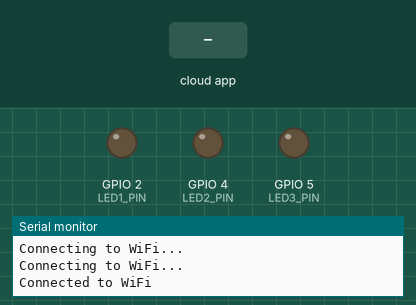
Recording of a sketch running on a simulated ESP32. Shown: output pins drawn as LEDs (lit = HIGH), the last lines printed to the serial monitor. The test bench sets the inputs (shaded band). WiFi joins after 1.5 s; servers stay silent unless stated.

Above: at 3.2 s.
3.3 s: the phone or cloud app sets 67d1d0bdbce795b1eeb8678b to 1
At 4.5 s:
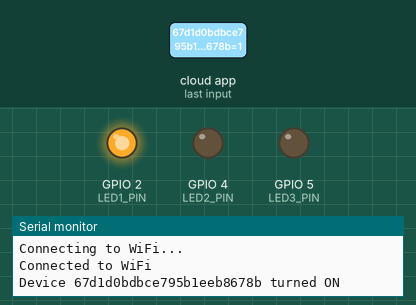
4.8 s: the phone or cloud app sets 67cdaf99bce795b1eeb516fe to 1
At 5.7 s:
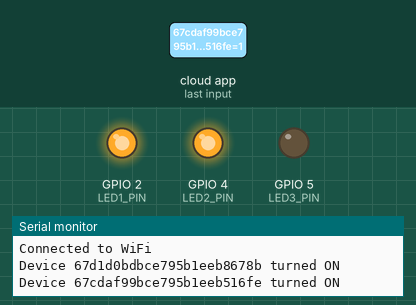
6.3 s: the phone or cloud app sets 67d1d00dbce795b1eeb8664d to 1
At 6.9 s:
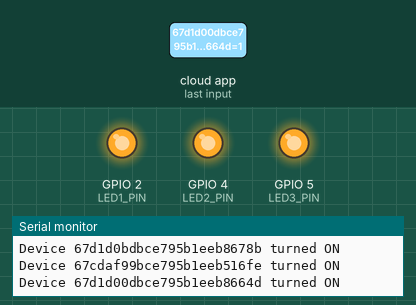
7.8 s: the phone or cloud app sets 67d1d0bdbce795b1eeb8678b to 0
At 9.0 s:
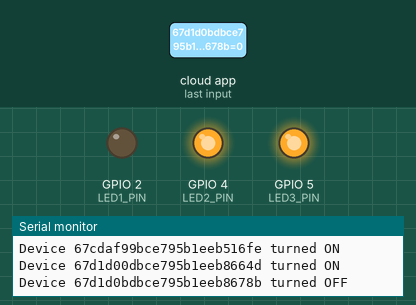
9.3 s: the phone or cloud app sets 67cdaf99bce795b1eeb516fe to 0
At 10.3 s:
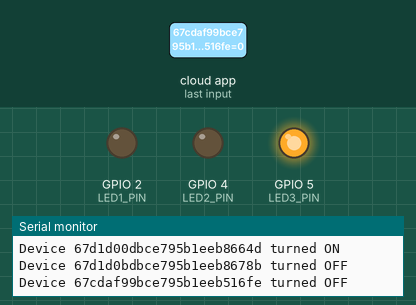
10.8 s: the phone or cloud app sets 67d1d0bdbce795b1eeb8678b to 1
At 11.5 s:
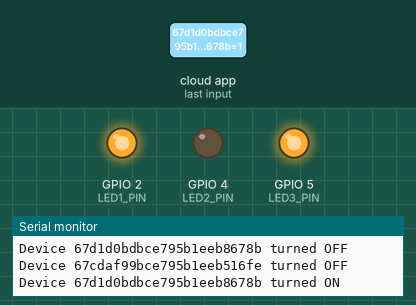
Timing chart, 0 to 13.3 s (numbered marks = the images above; inputs shaded):
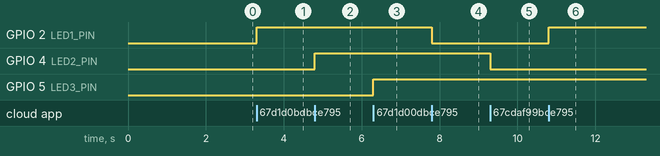

The sketch:

Sinric3Devices.ino
```cpp
#include <WiFi.h>  // Use <ESP8266WiFi.h> for ESP8266
#include <SinricPro.h>
#include <SinricProSwitch.h>

#define WIFI_SSID     "IOT"
#define WIFI_PASS     "12345678"
#define APP_KEY       "67af8ef0-e34f-427e-90d4-36175963b50e"
#define APP_SECRET    "626a9cea-cc1f-4ad3-8dbb-a3d15ff2c021-b843b0cb-394c-4e12-b037-bd33ba0ae4b2"

#define DEVICE_ID_1   "67d1d0bdbce795b1eeb8678b"  // Device ID for LED1
#define DEVICE_ID_2   "67cdaf99bce795b1eeb516fe"  // Device ID for LED2
#define DEVICE_ID_3   "67d1d00dbce795b1eeb8664d"  // Device ID for LED3

#define LED1_PIN 2   // GPIO2 (D2) - LED 1
#define LED2_PIN 4   // GPIO4 (D4) - LED 2
#define LED3_PIN 5   // GPIO5 (D5) - LED 3

bool onPowerState(String deviceId, bool state) {
    Serial.print("Device ");
    Serial.print(deviceId);
    Serial.print(" turned ");
    Serial.println(state ? "ON" : "OFF");

    if (deviceId == DEVICE_ID_1) {
        digitalWrite(LED1_PIN, state ? HIGH : LOW);  // Control LED1
    }
    else if (deviceId == DEVICE_ID_2) {
        digitalWrite(LED2_PIN, state ? HIGH : LOW);  // Control LED2
    }
    else if (deviceId == DEVICE_ID_3) {
        digitalWrite(LED3_PIN, state ? HIGH : LOW);  // Control LED3
    }

    return true;
}

void setup() {
    Serial.begin(115200);
    pinMode(LED1_PIN, OUTPUT);
    pinMode(LED2_PIN, OUTPUT);
    pinMode(LED3_PIN, OUTPUT);
    WiFi.begin(WIFI_SSID, WIFI_PASS);

    while (WiFi.status() != WL_CONNECTED) {
        delay(1000);
        Serial.println("Connecting to WiFi...");
    }
    Serial.println("Connected to WiFi");

    // Create Sinric Pro devices
    SinricProSwitch &mySwitch1 = SinricPro[DEVICE_ID_1];
    mySwitch1.onPowerState(onPowerState);

    SinricProSwitch &mySwitch2 = SinricPro[DEVICE_ID_2];
    mySwitch2.onPowerState(onPowerState);

    SinricProSwitch &mySwitch3 = SinricPro[DEVICE_ID_3];
    mySwitch3.onPowerState(onPowerState);

    SinricPro.begin(APP_KEY, APP_SECRET);
}

void loop() {
    SinricPro.handle();
}
```

Measured:
- after the input at 3.3 s, GPIO 2 (LED1_PIN): LOW → HIGH at once
- after the input at 4.8 s, GPIO 4 (LED2_PIN): LOW → HIGH at once
- after the input at 6.3 s, GPIO 5 (LED3_PIN): LOW → HIGH at once
- after the input at 7.8 s, GPIO 2 (LED1_PIN): HIGH → LOW at once
- after the input at 9.3 s, GPIO 4 (LED2_PIN): HIGH → LOW at once
- after the input at 10.8 s, GPIO 2 (LED1_PIN): LOW → HIGH at once
